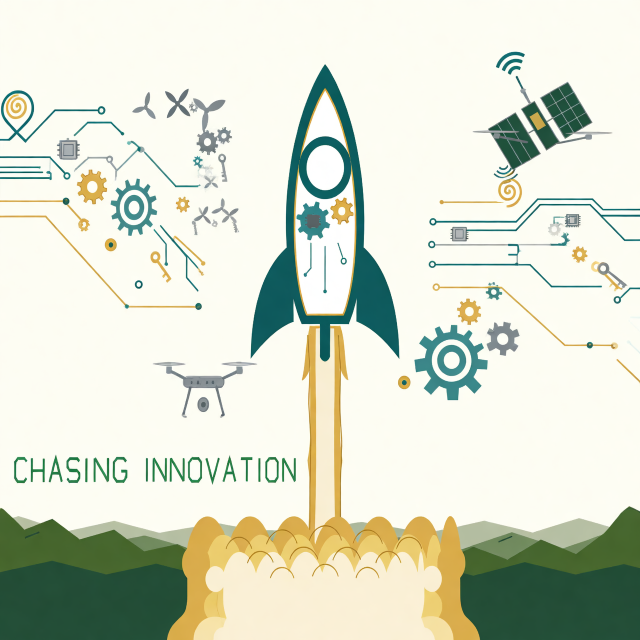
#> input picture art-master/generated/chasing_innovation_17x9.png, 1280 x 1280 px (shown at 1/2 size)
$ python vectorize.py ../art-master/generated/chasing_innovation_17x9.png
#> lines starting #> are read from the running program, lines starting #| are printed output that depends on the picture
#!/usr/bin/env python3
"""
vectorize.py — clean raster → SVG vectorization with two engines.

Engines
-------
  imagetracer (default for color) ... jankovicsandras/imagetracerjs (MIT, ~1.5k★)
        smooth layered cartoon vectorization; auto-downloaded into .toolkit/
  vtracer (lineart / --engine vtracer) ... visioncortex/vtracer (MIT, ~7.2k★)
        pip install vtracer

Pipeline (color modes)
----------------------
  1. flatten RGBA onto background
  2. merged palette ......... over-quantize to 64, collapse near-duplicate tones
  3. median clean ........... kills compression speckle, keeps thin lines
  4. flat supersample ....... NEAREST ×2 keeps fills flat (finest)
  5. engine trace ........... imagetracer fits smooth quadratic/cubic splines
                              (ltres/qtres tolerances, pathomit speckle guard)
  6. bake & clip ............ scale + clamp baked into coordinates: output has
                              NO transforms, nothing outside the viewBox, so
                              browsers AND Photoshop/Illustrator render it alike

CLI
---
  python3 tools/vectorize.py INPUT [OUT.svg] [--mode finest|balanced|compact|lineart]
      [--engine imagetracer|vtracer] [--palette N] [--merge-dist T]
      [--supersample N] [--bg auto|#hex] [--threshold T]

As a library:  from tools.vectorize import vectorize
"""

from __future__ import annotations

import argparse
import io
import json
import re
import subprocess
import sys
import tarfile
import tempfile
import time
import urllib.request
from pathlib import Path

import numpy as np
from PIL import Image, ImageFilter

REPO = Path(__file__).resolve().parent.parent
IT_DIR = REPO / ".toolkit" / "imagetracerjs"
IT_LIB = IT_DIR / "imagetracer_v1.2.6.js"
IT_URL = ("https://codeload.github.com/jankovicsandras/imagetracerjs/"
          "tar.gz/refs/heads/master")
BRIDGE = Path(__file__).resolve().parent / "imagetracer_bridge.js"
POTRACE_BRIDGE = Path(__file__).resolve().parent / "potrace_bridge.js"
POTRACE_DIR = REPO / ".toolkit" / "potrace-engine"

MODES = {
    "finest": dict(engine="imagetracer", supersample=2, quant=64, merge_dist=32,
                   median=5, it=dict(ltres=2, qtres=2, pathomit=12, blurradius=0),
                   help="smooth vector-art quality: merged palette + 2x flat supersample"),
    "balanced": dict(engine="imagetracer", supersample=1, quant=64, merge_dist=32,
                     median=3, it=dict(ltres=2, qtres=2, pathomit=8, blurradius=0),
                     help="same cleanup at native resolution"),
    "compact": dict(engine="imagetracer", supersample=1, quant=64, merge_dist=56,
                    median=5, it=dict(ltres=3, qtres=3, pathomit=16, blurradius=0),
                    help="posterized & tiny"),
    "lineart": dict(engine="vtracer", supersample=2, quant=0, merge_dist=0, median=0,
                    trace=dict(colormode="binary", mode="spline", filter_speckle=2,
                               corner_threshold=100, length_threshold=5.0,
                               splice_threshold=60, path_precision=3),
                    help="black & white line art / sketches (uses --threshold)"),
}

# legacy vtracer color settings (fallback engine)
VTRACER_COLOR = dict(colormode="color", hierarchical="stacked", mode="spline",
                     filter_speckle=8, color_precision=8, layer_difference=8,
                     corner_threshold=100, length_threshold=5.0, splice_threshold=60,
                     path_precision=3)

# ---------------------------------------------------------------- helpers

def _flatten(img: Image.Image, bg: str) -> Image.Image:
    if img.mode not in ("RGBA", "LA", "PA") and not (
            img.mode == "P" and "transparency" in img.info):
        return img.convert("RGB")
    if bg == "auto":
        bg = "#ffffff"
    rgb = img.convert("RGBA")
    backdrop = Image.new("RGB", rgb.size, bg)
    backdrop.paste(rgb, mask=rgb.getchannel("A"))
    return backdrop


def _merged_palette(img: Image.Image, colors: int, merge_dist: int):
    q = img.quantize(colors=colors, method=Image.Quantize.MEDIANCUT,
                     dither=Image.Dither.NONE)
    pal = np.array(q.getpalette(), dtype=np.int64).reshape(-1, 3)
    arr = np.asarray(q, dtype=np.int64)
    counts = np.bincount(arr.ravel(), minlength=len(pal))
    order = np.argsort(-counts)
    keep: list[int] = []
    remap = np.arange(len(pal))
    for i in order:
        if counts[i] == 0:
            continue
        target = next((k for k in keep
                       if np.abs(pal[i] - pal[k]).sum() < merge_dist), None)
        if target is None:
            keep.append(i)
        else:
            remap[i] = target
    return Image.fromarray(pal[remap[arr]].astype(np.uint8), "RGB"), len(keep)


def _prepare(img, *, median, quant, merge_dist, supersample, binarize):
    kept = 0
    if binarize is not None:
        img = img.convert("L").point(lambda v: 0 if v < binarize else 255).convert("RGB")
    else:
        if quant and quant > 0 and merge_dist and merge_dist > 0:
            img, kept = _merged_palette(img, quant, merge_dist)
        elif quant and quant > 0:
            img = img.quantize(colors=quant, method=Image.Quantize.MEDIANCUT,
                               dither=Image.Dither.NONE).convert("RGB")
            kept = quant
        if median:
            img = img.filter(ImageFilter.MedianFilter(median))
    if supersample and supersample > 1:
        w, h = img.size
        img = img.resize((w * supersample, h * supersample), Image.NEAREST)
    return img, kept


def _ensure_imagetracer() -> Path:
    if IT_LIB.exists():
        return IT_LIB
    IT_DIR.mkdir(parents=True, exist_ok=True)
    with urllib.request.urlopen(IT_URL) as r:  # fixed github URL
        data = r.read()
    with tarfile.open(fileobj=io.BytesIO(data)) as tf:
        for m in tf.getmembers():
            if m.name.endswith("imagetracer_v1.2.6.js"):
                tf.extract(m, IT_DIR, filter="data")
                (IT_DIR / m.name).rename(IT_LIB)
                break
    if not IT_LIB.exists():
        raise RuntimeError("imagetracerjs bootstrap failed")
    return IT_LIB


# [39 lines left out: functions _ensure_potrace, _trace_potrace, not called in this run]


def _trace_imagetracer(img: Image.Image, opts: dict) -> str:
    lib = _ensure_imagetracer()
    w, h = img.size
    o = dict(colorquantcycles=3, rightangleenhance=True, roundcoords=2,
             layering=0, linefilter=False, strokewidth=1, mincolorratio=0,
             colorsampling=0, viewbox=True, desc=False, **opts)
    cols = np.unique(np.asarray(img).reshape(-1, 3), axis=0)
    o["pal"] = [{"r": int(c[0]), "g": int(c[1]), "b": int(c[2]), "a": 255}
                for c in cols]
    with tempfile.TemporaryDirectory(prefix="vec-") as td:
        raw = Path(td) / "in.raw"
        raw.write_bytes(img.convert("RGBA").tobytes())
        out = Path(td) / "out.svg"
        subprocess.run(["node", str(BRIDGE), str(lib), str(raw), str(w), str(h),
                        str(out), json.dumps(o)], check=True, capture_output=True)
        return out.read_text()


# ------------------------------------------------------- generic bake & clip

# [43 lines left out: functions _bake_paths, _finish_svg, not called in this run]


# ------------------------------------------------------------------ API

def vectorize(input_path, output_path=None, *, mode: str = "finest",
              engine: str | None = None, palette: int | None = None,
              merge_dist: int | None = None, supersample: int | None = None,
              bg: str = "auto", threshold: int = 127, quiet: bool = False) -> dict:
    if mode not in MODES:
        raise ValueError(f"unknown mode '{mode}'; choose from {sorted(MODES)}")
    preset = MODES[mode]
    eng = engine or preset["engine"]
    t0 = time.time()
    input_path = Path(input_path)
    img = Image.open(input_path)
    width, height = img.size

    ss = preset["supersample"] if supersample is None else max(1, int(supersample))
    quant = preset["quant"] if palette is None else int(palette)
    md = preset["merge_dist"] if merge_dist is None else int(merge_dist)
    binarize = threshold if mode == "lineart" else None

    work = _flatten(img, bg)
    work, kept = _prepare(work, median=preset["median"], quant=quant,
                          merge_dist=md if eng == "imagetracer" else 0,
                          supersample=ss, binarize=binarize)

    if eng == "imagetracer" and mode != "lineart":
        raw_svg = _trace_imagetracer(work, preset.get("it", {}))
    elif eng == "potrace" and mode != "lineart":
        raw_svg = _trace_potrace(work, preset.get("pt", {}))
    else:  # vtracer
        try:
            import vtracer
        except ImportError:
            sys.exit("vtracer engine requires: pip install vtracer")
        with tempfile.TemporaryDirectory(prefix="vec-") as td:
            p = Path(td) / "in.png"
            o = Path(td) / "o.svg"
            work.save(p)
            vtracer.convert_image_to_svg_py(
                str(p), str(o),
                **(preset["trace"] if mode == "lineart" else VTRACER_COLOR))
            raw_svg = o.read_text()

    scale = round(1 / ss, 6) if ss > 1 else 1
    meta = (f"vectorized by InfiniteTalk tools/vectorize.py · engine: {eng} · "
            f"mode={mode} supersample={ss}x colors={kept or 'n/a'}")
    svg = _finish_svg(raw_svg, width, height, scale, meta)

    if output_path is None:
        output_path = input_path.with_suffix(".svg")
    output_path = Path(output_path)
    output_path.parent.mkdir(parents=True, exist_ok=True)
    output_path.write_text(svg)

    stats = {"input": str(input_path), "output": str(output_path), "mode": mode,
             "engine": eng, "size": (width, height), "supersample": ss,
             "colors": kept, "paths": svg.count("<path"),
             "bytes": output_path.stat().st_size,
             "seconds": round(time.time() - t0, 2)}
    if not quiet:
        print(f"[vectorize:{mode}/{eng}] {input_path.name} → {output_path.name}  "
              f"{width}×{height} @ {ss}x · {stats['paths']:,} paths · "
              f"{stats['bytes'] / 1024:.0f} KB · {stats['seconds']}s")
    return stats


def main(argv=None) -> int:
    ap = argparse.ArgumentParser(
        description="Vectorize raster images into clean smooth SVGs.")
    ap.add_argument("input")
    ap.add_argument("output", nargs="?")
    ap.add_argument("--mode", default="finest", choices=sorted(MODES))
    ap.add_argument("--engine", choices=["imagetracer", "potrace", "vtracer"],
                    help="override tracing engine")
    ap.add_argument("--palette", type=int)
    ap.add_argument("--merge-dist", type=int)
    ap.add_argument("--supersample", type=int)
    ap.add_argument("--bg", default="auto")
    ap.add_argument("--threshold", type=int, default=127)
    ap.add_argument("--list-modes", action="store_true")
    ap.add_argument("--quiet", action="store_true")
    a = ap.parse_args(argv)
    if a.list_modes:
        for name, p in MODES.items():
            print(f"{name:10s} [{p['engine']}] {p['help']}")
        return 0
    vectorize(a.input, a.output, mode=a.mode, engine=a.engine, palette=a.palette,
              merge_dist=a.merge_dist, supersample=a.supersample, bg=a.bg,
              threshold=a.threshold, quiet=a.quiet)
#> in vectorize, img is the input picture: PIL image 1280x1280 RGB; mean R, G, B 216.4, 221.7, 204.6
#> in _merged_palette, `pal = np.array(q.getpalette(), dtype=np.int64).reshape(-1, 3)`: pal = 64 rows, first 8: [255, 255, 254], [253, 255, 254], [254, 255, 251], [254, 254, 246], [254, 254, 244], [253, 254, 244], [253, 253, 248], [254, 253, 244]
#> in _merged_palette, `arr = np.asarray(q, dtype=np.int64)`:
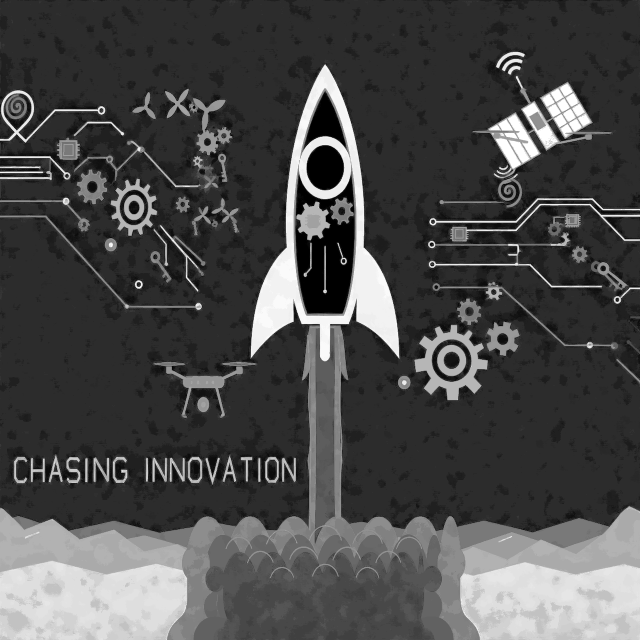
#> arr: shape (1280, 1280) int64 (shown at 1/2 size); min 0, max 63, mean 18.6; drawn with min black and max white
#> in _merged_palette, `counts = np.bincount(arr.ravel(), minlength=len(pal))`: counts = 64 values, max 777554 at index 11, min 760 at index 53, mean 25600
#> in _merged_palette, `order = np.argsort(-counts)`: order = 64 values, max 63 at index 27, min 0 at index 6, mean 31.5
#> in _merged_palette, `remap = np.arange(len(pal))`: remap = 64 values from 0 to 63
#> the loop in _merged_palette, `for i in order:` made 64 passes
#> (i, target) on passes 2, 3, 5, 7, 11, 12, 15, 16, 17, 19, 20, 22: (8, 11), (10, 11), (7, 11), (0, 11), (42, 44), (56, 55), (52, 55), (4, 11), (35, 32), (5, 11), (21, 18), (20, 18)
#> i on passes 1, 4, 6, 8, 9, 10: 11, 55, 18, 30, 32, 44
#> after the loop in _merged_palette, `for i in order:`: keep = [11, 55, 18, 30, 32, 44, 45, 60, 26, 37, 39, 38, 28, 24, 27, 50, 41, 46, 29, 47]; remap = 64 values, max 60 at index 58, min 11 at index 0, mean 32.28
#> in _prepare, `img, kept = _merged_palette(img, quant, merge_dist)`: kept = 20
#> in _prepare, `img = img.resize((w * supersample, h * supersample), Image.NEAREST)`:
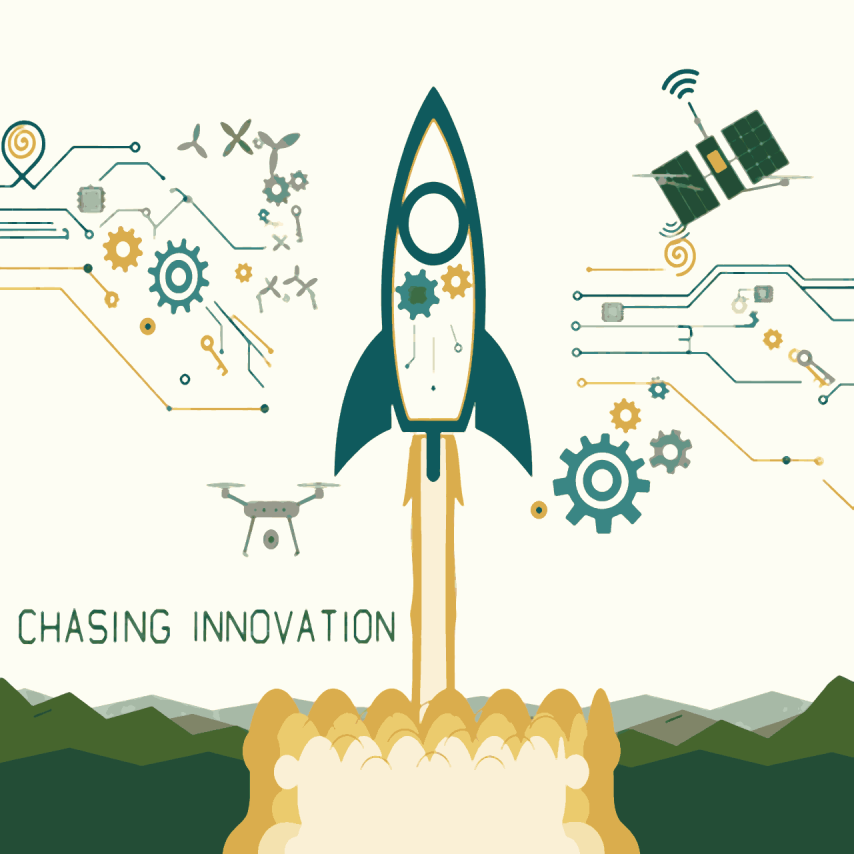
#> img: PIL image 2560x2560 RGB (shown at 1/3 size); mean R, G, B 217, 222, 204.3
#> (the call stopped at in _ensure_imagetracer, `with urllib.request.urlopen(IT_URL) as r:`: the network is not available in this run)
    return 0


if __name__ == "__main__":
    raise SystemExit(main())
#> (the program exits here)

$ run again, on art-master/generated/chasing_innovation_17x9_wide.png
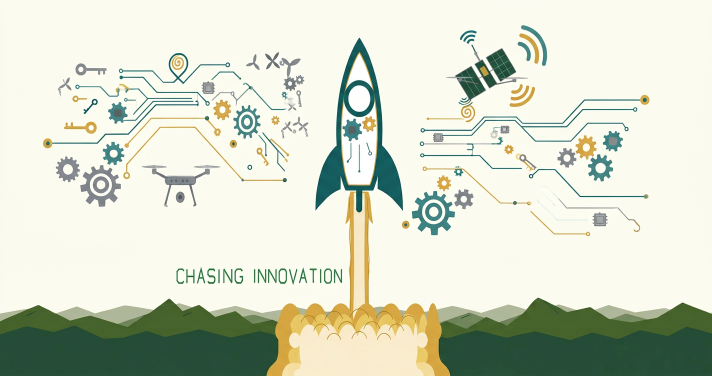
#> input picture art-master/generated/chasing_innovation_17x9_wide.png, 1424 x 752 px (shown at 1/2 size)
#> in vectorize, img is the input picture: PIL image 1424x752 RGB; mean R, G, B 212.6, 218.1, 200.7
#> pal = 64 rows, first 8: [255, 255, 254], [255, 255, 247], [254, 253, 247], [252, 254, 247], [253, 254, 242], [253, 253, 242], [251, 253, 242], [253, 254, 241]
#> in _merged_palette, `arr = np.asarray(q, dtype=np.int64)`:
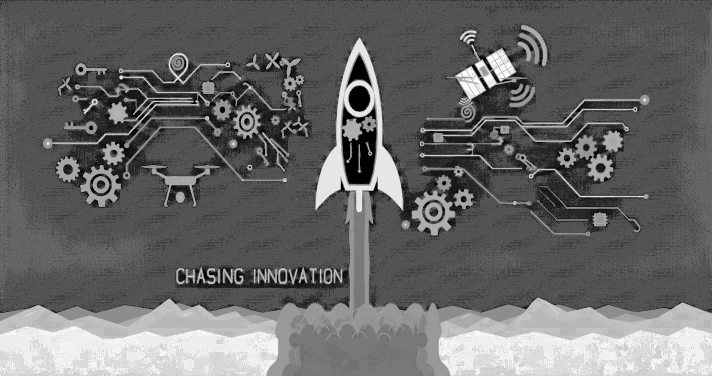
#> arr: shape (752, 1424) int64 (shown at 1/2 size); min 0, max 63, mean 25.9; drawn with min black and max white
#> counts = 64 values, max 411946 at index 21, min 610 at index 52, mean 16732
#> order = 64 values, max 63 at index 55, min 0 at index 25, mean 31.5
#> in _merged_palette, `remap = np.arange(len(pal))`: remap = 64 values from 0 to 63
#> the loop in _merged_palette, `for i in order:` made 64 passes
#> (i, target) on passes 2, 3, 4, 5, 6, 8, 9, 12: (15, 21), (25, 21), (18, 21), (9, 21), (20, 21), (5, 21), (59, 60), (54, 60)
#> after the loop in _merged_palette, `for i in order:`: keep = [21, 60, 30, 48, 57, 41, 38, 35, 43, 32, 33, 40, 46, 39, 44, 34]; remap = 64 values, max 60 at index 50, min 21 at index 0, mean 35.59
#> in _prepare, `img, kept = _merged_palette(img, quant, merge_dist)`: kept = 16
#> in _prepare, `img = img.resize((w * supersample, h * supersample), Image.NEAREST)`:
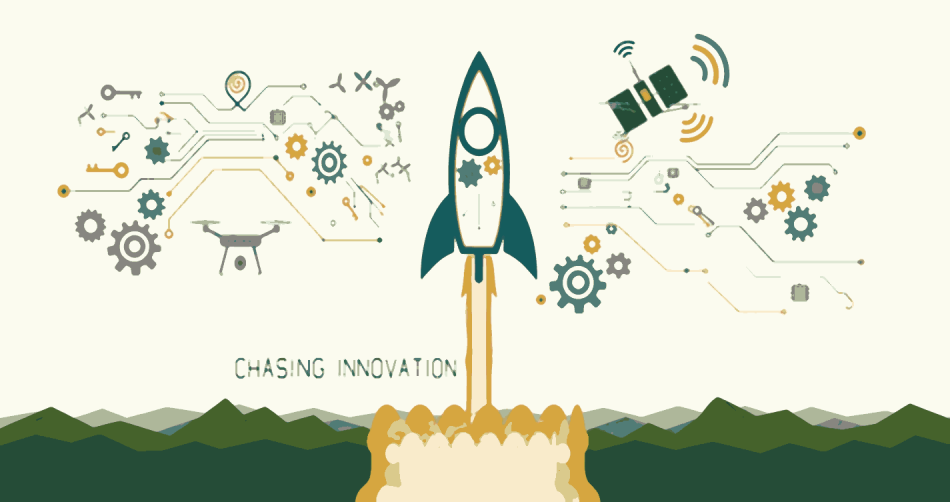
#> img: PIL image 2848x1504 RGB (shown at 1/3 size); mean R, G, B 214, 218.8, 201.1

$ run again, on assets/chasing-innovation/comparison-detail.png
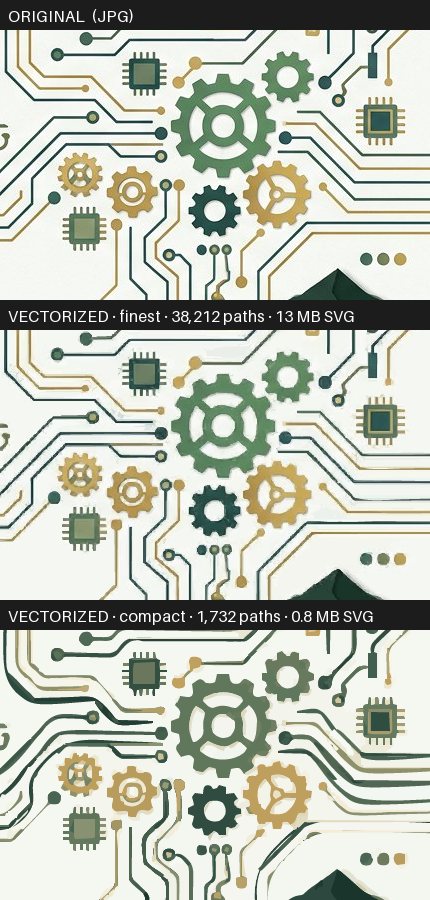
#> input picture assets/chasing-innovation/comparison-detail.png, 430 x 900 px
#> in vectorize, img is the input picture: PIL image 430x900 RGB; mean R, G, B 189, 193.6, 181.7
#> pal = 64 rows, first 8: [252, 253, 250], [247, 253, 249], [249, 250, 246], [247, 249, 245], [246, 249, 245], [248, 248, 245], [246, 248, 245], [246, 248, 243]
#> in _merged_palette, `arr = np.asarray(q, dtype=np.int64)`:
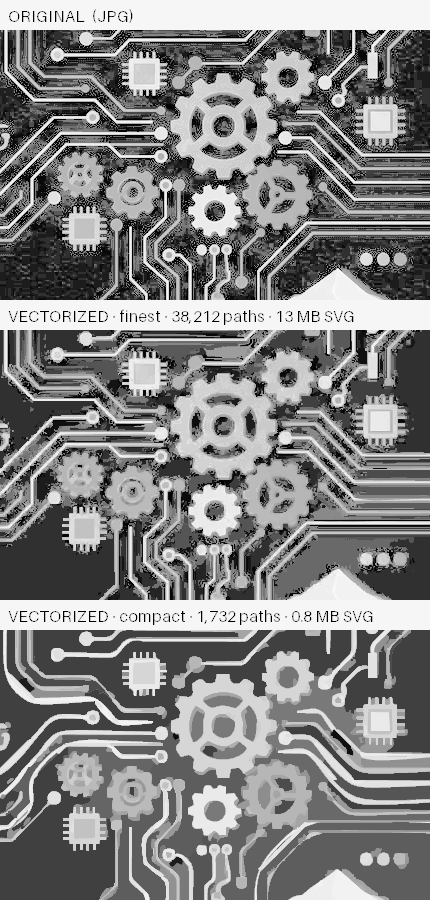
#> arr: shape (900, 430) int64; min 0, max 63, mean 32.5; drawn with min black and max white
#> counts = 64 values, max 38546 at index 16, min 11 at index 63, mean 6046.9
#> order = 64 values, max 63 at index 63, min 0 at index 25, mean 31.5
#> in _merged_palette, `remap = np.arange(len(pal))`: remap = 64 values from 0 to 63
#> the loop in _merged_palette, `for i in order:` made 64 passes
#> (i, target) on passes 3, 4, 6, 8, 10, 13, 14, 15: (12, 16), (23, 16), (7, 16), (30, 16), (52, 53), (58, 59), (26, 16), (46, 45)
#> after the loop in _merged_palette, `for i in order:`: keep = [16, 61, 53, 45, 56, 43, 59, 38, 47, 41, 48, 57, 51, 60, 44, 63]; remap = 64 values, max 63 at index 63, min 16 at index 0, mean 29.59
#> in _prepare, `img, kept = _merged_palette(img, quant, merge_dist)`: kept = 16
#> in _prepare, `img = img.filter(ImageFilter.MedianFilter(median))`:
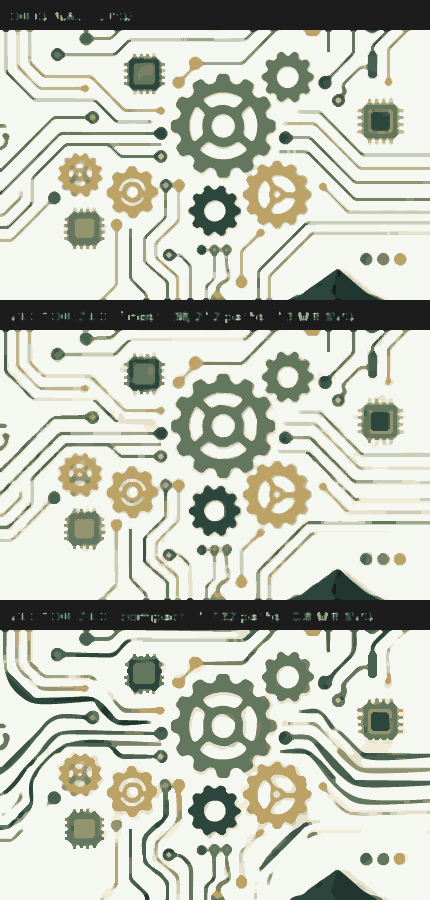
#> img: PIL image 430x900 RGB; mean R, G, B 192, 195.1, 182.8
